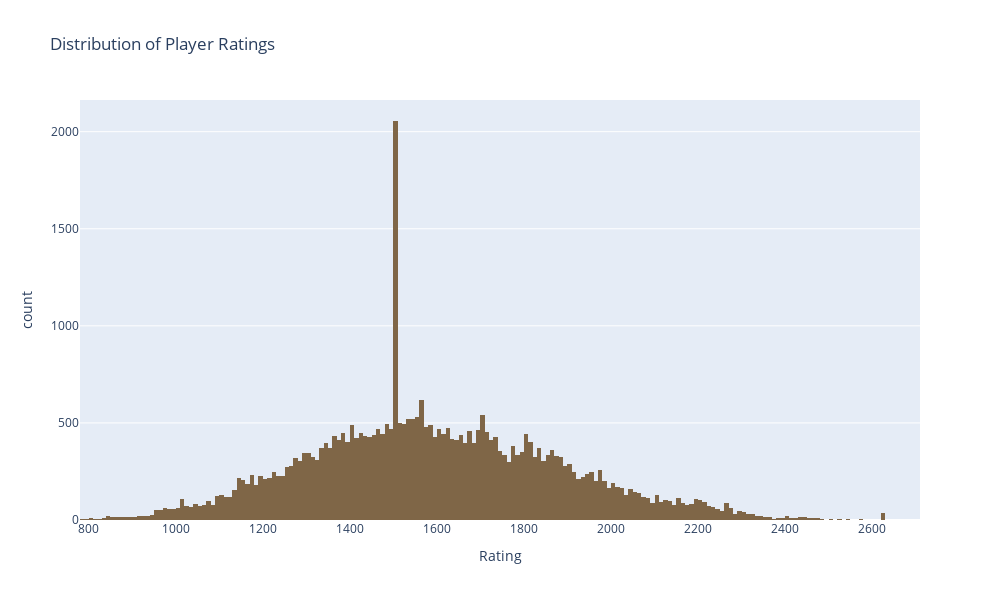

Notebook cell for this chart:
### Markdown cell above
### Distribuição das classificações dos jogadores

### Code cell
fig = px.histogram(ratings, 
                   title='Distribution of Player Ratings',
                   labels={'value':'Rating'},
                   width=1000, height=600,
                   color_discrete_sequence=[colorD]
                  )
fig.update_layout(showlegend=False)
fig.show()

### Figure 1 — Plotly figure (JSON) as saved in the notebook; plotly's stock layout.template omitted (floating-point values rounded to 4 significant figures; data arrays with more than 128 entries replaced by an {"elided": "..."} marker saying what was removed)
{"data": [{"alignmentgroup": "True", "bingroup": "x", "hovertemplate": "variable=0<br>Rating=%{x}<br>count=%{y}<extra></extra>", "legendgroup": "0", "marker": {"color": "#7F6647", "pattern": {"shape": ""}}, "name": "0", "offsetgroup": "0", "orientation": "v", "showlegend": true, "type": "histogram", "x": {"elided": "38186 int values"}, "xaxis": "x", "yaxis": "y"}], "layout": {"barmode": "relative", "height": 600, "legend": {"title": {"text": "variable"}, "tracegroupgap": 0}, "showlegend": false, "title": {"text": "Distribution of Player Ratings"}, "width": 1000, "xaxis": {"anchor": "y", "autorange": true, "domain": [0, 1], "range": [779.5, 2710.0], "title": {"text": "Rating"}, "type": "linear"}, "yaxis": {"anchor": "x", "autorange": true, "domain": [0, 1], "range": [0, 2163.0], "title": {"text": "count"}}}}
